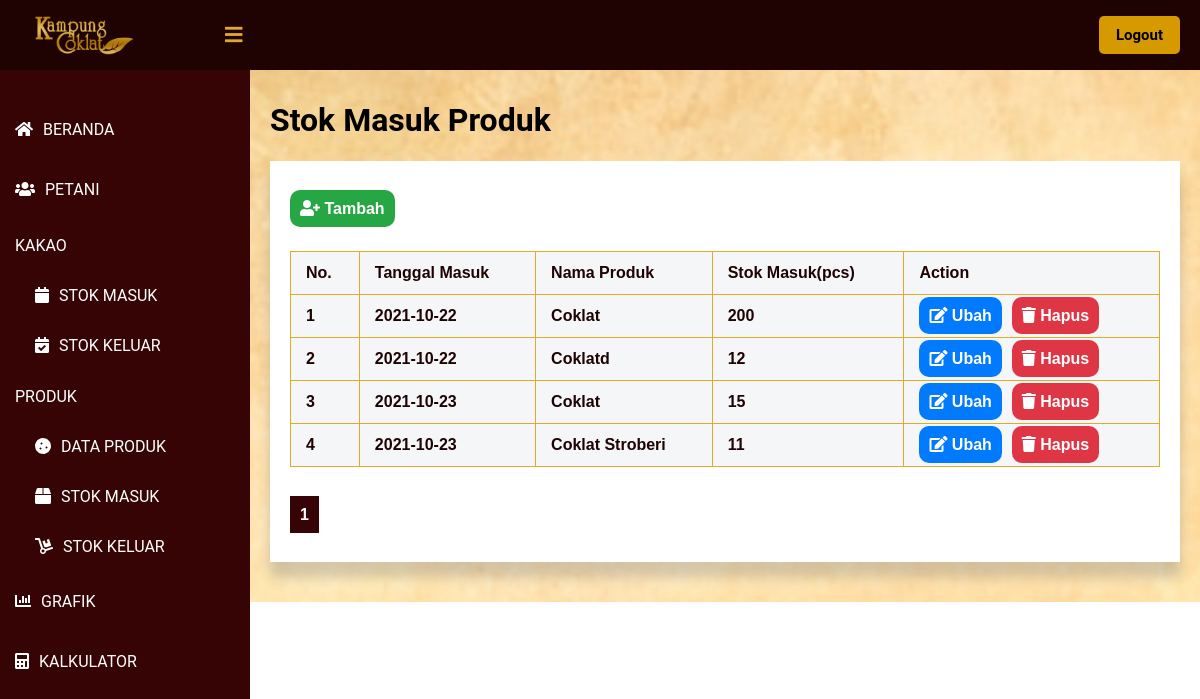
Page /public/lihat_SMP/1 (signed in) on the committed database.
### tables this page shows
CREATE TABLE `stok_masuk_produk` (
  `id_masuk_produk` int(11) NOT NULL,
  `tanggal_masuk` timestamp NOT NULL DEFAULT current_timestamp(),
  `nama_produk` int(11) NOT NULL,
  `stok_masuk` int(11) NOT NULL
);

CREATE TABLE `produk` (
  `id_produk` int(11) NOT NULL,
  `nama_produk` varchar(30) NOT NULL,
  `berat_bersih` int(11) NOT NULL,
  `harga` int(11) NOT NULL,
  `produksi_kakao_kering` int(11) NOT NULL,
  `produksi_kakao_basah` int(11) NOT NULL
);

### app/core/Controller.php (called while the page is built, shortened)
<?php
class Controller {
    public function view($view, $data = [])
    {
        require_once   '../app/views/'.$view.'.php';
    }
}
?>

### app/controllers/Lihat_SMP.php (called while the page is built, shortened)
<?php
class Lihat_SMP extends Controller {
    public function index($page)
    {
        $id_user = $_SESSION['id'];
        $user = $this->model('User_model')->getUserById($id_user);
        $data['masuk_produk'] = $this->model('SMP_model')->getList($page);
        $data['nama'] = $user['nama'];
        $this->view('lihat_SMP/index', $data);
    }
}
?>

### app/core/App.php (called while the page is built, shortened)
<?php
class App {
    protected $method = 'index';
    protected $params = [];
    public function __construct()
    {
        $url = $this->parseURL();
        if ( file_exists('../app/controllers/' . $url[0] . '.php') ) {
            unset($url[0]);
        }
        $this->controller = new $this->controller;
        if ( !empty($url) ) {
            $this->params = array_values($url);
        }
        call_user_func_array([$this->controller, $this->method], $this->params);
    }
    public function parseURL()
    {
        if ( isset($_GET['url']) ) {
            $url = rtrim($_GET['url'], '/');
            $url = filter_var($url, FILTER_SANITIZE_URL);
            $url = explode("/", $url);
            return $url;
        }
    }
}

### public/index.php (called while the page is built, shortened)
<?php
$app = new App;

### app/core/Database.php (called while the page is built, shortened)
<?php
class Database {
    private $host = DB_HOST;
    private $db_name = DB_NAME;
    private $dbh;
    private $stmt;
    public function __construct()
    {
        $dsn = 'mysql:host=' . $this->host . ';dbname=' . $this->db_name;
        try {
            $this->dbh = new PDO($dsn, 'root', '');
        } catch(PDOException $e) {
            die($e->getMessage());
        }
    }
    public function query($query)
    {
        $this->stmt = $this->dbh->prepare($query);
    }
    public function bind($param, $value, $type=null)
    {
        if ( is_null($type) ) {
            switch( true ) {
                default :
                    $type = PDO::PARAM_STR;
            }
        }
        $this->stmt->bindValue($param, $value, $type);
    }
    public function execute()
    {
        $this->stmt->execute();
    }
    public function resultSet()
    {
        $this->execute();
        return $this->stmt->fetchAll(PDO::FETCH_ASSOC);
    }
}

### app/models/SMP_model.php (called while the page is built, shortened)
<?php
class SMP_model {
    private $table = 'stok_masuk_produk';
    private $db;
    public function __construct()
    {
        $this->db = new Database;
    }
    public function getList($page)
    {
        $data = [];
        $jumlahDataSetiapPage = 10;
        $this -> db -> query("SELECT stok_masuk_produk.*, produk.nama_produk, DATE_FORMAT(tanggal_masuk, '%Y-%m-%d') AS tanggal_masuk FROM `" . $this->table . "` LEFT JOIN produk ON produk.id_produk = stok_masuk_produk.nama_produk");
        $jumlahData = $this -> db -> resultSet();
        $jumlahData = count($jumlahData);
        $jumlahPage = ceil($jumlahData / $jumlahDataSetiapPage);
        $halamanSaatIni = ( isset($page) ) ? $page : 1;
        $dataPertama = ($jumlahDataSetiapPage * $halamanSaatIni) - $jumlahDataSetiapPage;
        $this -> db -> query("SELECT stok_masuk_produk.*, produk.nama_produk, DATE_FORMAT(tanggal_masuk, '%Y-%m-%d') AS tanggal_masuk FROM `" . $this->table . "` LEFT JOIN produk ON produk.id_produk = stok_masuk_produk.nama_produk LIMIT $dataPertama, $jumlahDataSetiapPage");
        $daftarData = $this -> db -> resultSet();
        $data['list_data'] = $daftarData;
        $data['halaman_saat_ini'] = $halamanSaatIni;
        $data['jumlah_halaman'] = $jumlahPage;
        return $data;
    }
}

### app/views/lihat_SMP/index.php (the view, shortened to what this page needs)
<!DOCTYPE html>
<html lang=”en”>
<head>
	<link href="<?= BASEURL ?>/css/melihat_petani.css" rel="stylesheet" type="text/css">
    <link rel="stylesheet" href="https://cdnjs.cloudflare.com/ajax/libs/font-awesome/5.12.1/css/all.min.css">
</head>
<body>
    <header>
        <label for="check">
            <i class="fas fa-bars" id="sidebar_btn"></i>
        </label>
        <div class="left_area">
            <img src="http://localhost/KampungCoklat/public/img/Logo-Daun.png">
        </div>
        <div class="right_area">
            <a href="<?= BASEURL ?>/logout" style="color: #000; margin-left: 10px;" class="logout_btn">Logout</a>
        </div>
    </header>
    <div class="sidebar">
        <a class="menu" href="<?= BASEURL ?>/beranda"><i class="fas fa-home"></i><span>BERANDA</span></a>
        <a class="menu" href="<?= BASEURL ?>/lihat_petani/1"><i class="fas fa-users"></i><span>PETANI</span></a>
        <p class="menu2">KAKAO</p>
        <a class="sub_menu" href="<?= BASEURL ?>/lihat_stok/1"><i class="fas fa-calendar"></i><span>STOK MASUK</span></a>
        <a class="sub_menu" href="<?= BASEURL ?>/lihat_SKK/1"><i class="fas fa-calendar-check"></i><span>STOK KELUAR</span></a>
        <p class="menu2">PRODUK</p>
        <a class="sub_menu" href="<?= BASEURL ?>/lihat_produk/1"><i class="fas fa-cookie"></i><span>DATA PRODUK</span></a>
        <a class="sub_menu" href="<?= BASEURL ?>/lihat_SMP/1"><i class="fas fa-box"></i><span>STOK MASUK</span></a>
        <a class="sub_menu" href="<?= BASEURL ?>/lihat_SKP/1"><i class="fas fa-dolly"></i><span>STOK KELUAR</span></a>
        <a class="menu" href="#"><i class="fas fa-chart-bar"></i><span>GRAFIK</span></a>
        <a class="menu" href="#"><i class="fas fa-calculator"></i><span>KALKULATOR</span></a>
    </div>
    <div class="content">
        <div class="card">
            <h1>Stok Masuk Produk</h1>
        </div>
        <div class="card_table">
            <div>
                <div class="card_table1">
                    <br><br>
                    <a href="<?= BASEURL ?>/tambah_SMP" class="tambah"><i class="fas fa-user-plus"></i><span> Tambah</span></a>
                </div>
                </div>
                <div class="card_table2">
                    <table class="tabelMahasiswa" width="60%">
                        <tr>
                            <th>No.</th>
                            <th>Tanggal Masuk</th>
                            <th>Nama Produk</th>
                            <th>Stok Masuk(pcs)</th>
                            <th>Action</th>
                        </tr>
                        <?php foreach ($data['masuk_produk']['list_data'] as $key => $value) { ?>
                        <tr>
                            <th><?= ($key + 1) ?></th>
                            <th><?= $value['tanggal_masuk'] ?></th>
                            <th><?= $value['nama_produk'] ?></th>
                            <th><?= $value['stok_masuk'] ?></th>
                            <th><a class = 'edit' href = '<?= BASEURL;?>/ubah_SMP/<?= $value['id_masuk_produk']?>'><i class="fas fa-edit"></i> Ubah</a><a href="<?= BASEURL;?>/hapus_SMP/hapus/<?= $value['id_masuk_produk']?>" class="hapus"><i class="fas fa-trash"></i> Hapus</a></th>
                        </tr>
                        <?php } ?>
                    </table>
                    <br>
                    <br>
                    <?php for($p = 1; $p <= $data['masuk_produk']['jumlah_halaman']; $p++): ?>
                        <?php if($p == $data['masuk_produk']['halaman_saat_ini']): ?>
                            <a href= "<?= BASEURL ?>/lihat_SMP/<?= $p; ?>" class = 'page_aktif'><?= $p; ?></a>
                        <?php else: ?>
                            <a href= "<?= BASEURL ?>/lihat_SMP/<?= $p; ?>"  class = 'page'><?= $p; ?></a>
                        <?php endif; ?>
                    <?php endfor; ?>
                    <br>
                    <br>
                    <br>
                </div>
            </div>
        </div>
</body>
</html>

### public/css/melihat_petani.css (style rules this page uses)
body { margin: 0; padding: 0; font-family: "Roboto", sans-serif; }
header { z-index: 1; position: fixed; background: #1f0303; padding: 20px; width: calc(100% - 0%); top: 0; height: 30px; }
.left_area img { width: 120px; margin-top: -15px; }
.logout_btn { padding-left: 17px; padding-right: 17px; padding-bottom: 10px; padding-top: 10px; background: #d69a00; text-decoration: none; float: right; margin-top: -60px; margin-right: 40px; border-radius: 5px; font-size: 15px; font-weight: 600; color: #360405; transition: 0.5s; transition-property: background; }
.sidebar { z-index: 1; top: 0; background: #360405; margin-top: 70px; padding-top: 30px; position: fixed; left: 0; width: 250px; height: calc(100% - 9%); transition: 0.5s; transition-property: left; overflow-y: auto; }
.menu { color: #fff; display: block; width: 100%; line-height: 60px; text-decoration: none; padding-left: 15px; box-sizing: border-box; transition: 0.5s; transition-property: background; }
.menu2 { color: #fff; display: block; width: 100%; text-decoration: none; padding-left: 15px; box-sizing: border-box; transition: 0.5s; transition-property: background; }
.sub_menu { color: #fff; display: block; width: 100%; line-height: 50px; text-decoration: none; padding-left: 35px; box-sizing: border-box; transition: 0.5s; transition-property: background; }
.sidebar i { padding-right: 10px; }
label #sidebar_btn { z-index: 1; color: #e0ac26; position: fixed; cursor: pointer; left: 225px; font-size: 20px; margin: 5px 0; transition: 0.5s; transition-property: color; }
.content { background: url('http://localhost/KampungCoklat/public/img/bg.jpg'); background-position: center; height: auto; transition: 0.5s; width: (100% - 250px); margin-top: 60px; padding: 20px; margin-left: 250px; }
.content .card_table { box-shadow: 0 19px 38px rgba(255, 255, 255, 0.3), 0 15px 12px rgba(0,0,0,0.22); background-color: #fff; }
.tabelMahasiswa { margin-top: 10px; font-family: Arial; border-collapse: collapse; width: 100%; }
.content .card_table1 { margin: 20px; height: 50px; }
.content .card_table2 { margin-top: 40px; margin-left: 20px; margin-bottom: 20px; margin-right: 20px; }
.tambah { cursor: crosshair; text-decoration: none; background-color: #27a644; padding: 10px 10px; text-align: center; border-radius: 10px; font-family: Arial; font-weight: bold; color: white; }
.edit { text-decoration: none; background-color: #017afe; padding: 10px 10px; text-align: center; border-radius: 10px; font-family: Arial; font-weight: bold; color: white; }
.page_aktif { text-decoration: none; background-color: #360405; padding: 10px 10px; text-align: center; font-family: Arial; font-weight: bold; color: white; font-weight: bold; }
.hapus { text-decoration: none; background-color: #de3645; padding: 10px 10px; margin-left: 10px; text-align: center; border-radius: 10px; font-family: Arial; font-weight: bold; color: white; }
td, th { border: 1px solid #e0ac26; padding: 15px; }
tr:nth-child(even) { background-color: #747677; }
th { padding-top: 12px; padding-bottom: 12px; text-align: left; background-color: #f4f6f8; color: #1f0303; }

### rows in the picture
stok_masuk_produk: tanggal_masuk "2021-10-22", produk.nama_produk "Coklat", stok_masuk "200"
stok_masuk_produk: tanggal_masuk "2021-10-22", produk.nama_produk "Coklatd", stok_masuk "12"
stok_masuk_produk: tanggal_masuk "2021-10-23", produk.nama_produk "Coklat", stok_masuk "15"
stok_masuk_produk: tanggal_masuk "2021-10-23", produk.nama_produk "Coklat Stroberi", stok_masuk "11"
